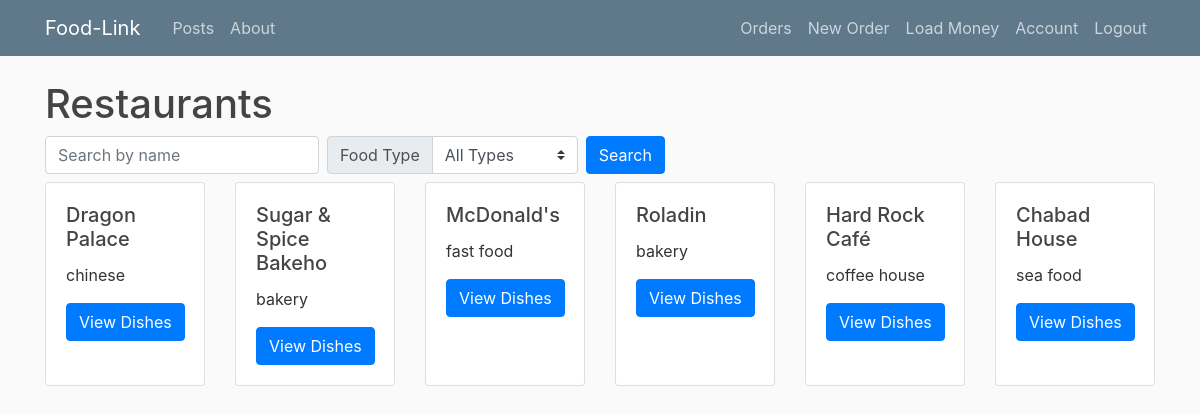
Screenshot of /search_restaurants (signed in) with the database file from the repository.
### flaskblog/models.py (models this page shows, shortened)
class User(db.Model, UserMixin):
    id = db.Column(db.Integer, primary_key=True)
    username = db.Column(db.String(20), unique=True, nullable=False)
    email = db.Column(db.String(120), unique=True, nullable=False)
    address = db.Column(db.String(20), unique=False, nullable=False)
    image_file = db.Column(db.String(20), nullable=False, default='default.jpg')
    password = db.Column(db.String(60), nullable=False)
    user_type = db.Column(db.String(10), nullable=False, default='customer')
    food_type = db.Column(db.String(50), nullable=True)  # Type of food
    budget = db.Column(db.Float, nullable=False, default=0.0)  # Budget for user
    posts = db.relationship('Post', backref='author', lazy=True)

### flaskblog/routes.py (the view)
@app.route('/search_restaurants', methods=['GET', 'POST'])
@login_required
def search_restaurants():
    if current_user.user_type != 'customer':
        flash("Only clients can search for restaurants!", 'danger')
        return redirect(url_for('get_orders_admin'))
    search_query = request.args.get('search_query')
    food_type = request.args.get('food_type')
    restaurants = get_restaurants_by_user_type('restaurant owner', search_query, food_type)
    return render_template('create_order.html', restaurants=restaurants)

### flaskblog/models.py (called while the page is built)
@login_manager.user_loader
def load_user(user_id):
    return User.query.get(int(user_id))

### flaskblog/routes.py (called while the page is built)
def get_restaurants_by_user_type(user_type, search_query=None, food_type=None):
    query = User.query.filter_by(user_type=user_type)
    if search_query:
        query = query.filter(User.username.ilike(f'%{search_query}%'))
    if food_type and food_type != 'All Types':
        query = query.filter_by(food_type=food_type)
    return query.all()

### flaskblog/templates/create_order.html (shortened to what this page needs)
{% extends "layout.html" %}
{% block content %}
<h1>Restaurants</h1>
<form id="search-form" action="{{ url_for('search_restaurants') }}" method="GET" class="form-inline pb-2">
    <div class="input-group mr-2">
        <input type="text" class="form-control" placeholder="Search by name" name="search_query" aria-label="Search by name" aria-describedby="button-addon2" onkeyup="updateSearchQuery()">
    </div>
    <div class="input-group mr-2">
        <div class="input-group-prepend">
            <label class="input-group-text" for="food-type">Food Type</label>
        </div>
        <select class="custom-select" id="food-type" name="food_type" onchange="updateSearchQuery()">
            <option selected>All Types</option>
        </select>
    </div>
    <button class="btn btn-primary" type="submit" id="button-addon2">Search</button>
</form>
<div class="card-deck">
    {% for restaurant in restaurants %}
        <div class="card">
            <div class="card-body">
                <h5 class="card-title">{{ restaurant.username }}</h5>
                <p class="card-text">{{ restaurant.food_type }}</p>
                <a href="{{ url_for('restaurant_dishes', restaurant_id=restaurant.id) }}" class="btn btn-primary">View Dishes</a>
            </div>
        </div>
    {% endfor %}
</div>
{% endblock content %}

### flaskblog/static/main.css (style rules this page uses)
body { background: #fafafa; color: #333333; margin-top: 5rem; }
h1, h2, h3, h4, h5, h6 { color: #444444; }

### rows the page displays
User: username "Dragon Palace", food_type "chinese"
User: username "Sugar & Spice Bakeho", food_type "bakery"
User: username "McDonald's", food_type "fast food"
User: username "Roladin", food_type "bakery"
User: username "Hard Rock Café", food_type "coffee house"
User: username "Chabad House", food_type "sea food"
